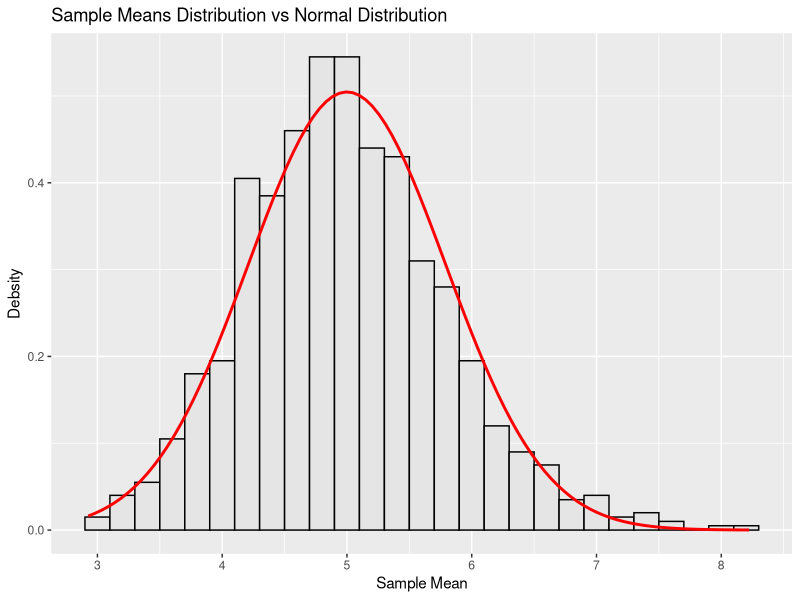
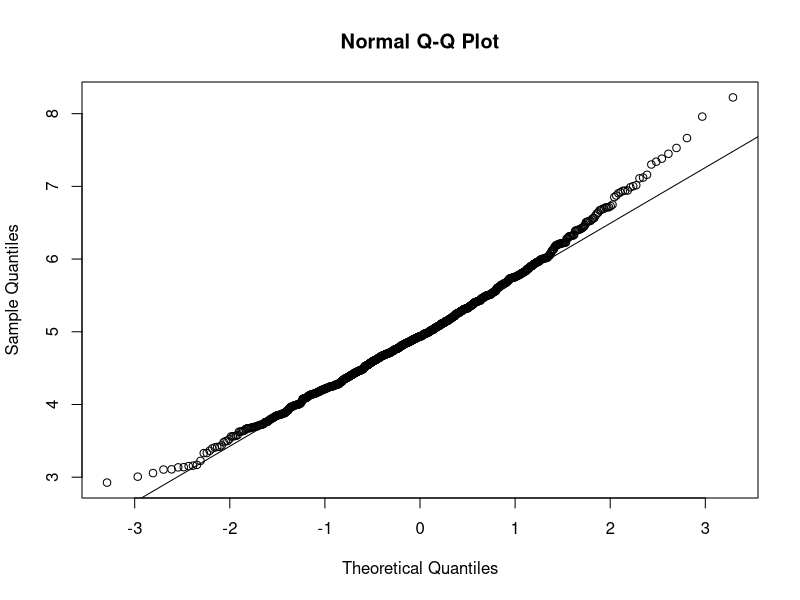

These figures' R source, in order:
## ---- chunk 1
knitr::opts_chunk$set(echo = TRUE)
## ---- chunk 2
lambda <- 0.2
nsample <- 40
nsimu <- 1000
set.seed(42)

samp_ave <- NULL
for (n in 1:nsimu){ 
  samp_ave <- c(samp_ave, mean(rexp(nsample, lambda)))
}
## ---- chunk 3
mean(samp_ave)

## ---- chunk 4
1/lambda

## ---- chunk 5
var(samp_ave)

## ---- chunk 6
(1/(lambda*sqrt(nsample)))^2

## ---- chunk 7
library(ggplot2)
df <- data.frame(samp_ave)

g <- ggplot(data=df, aes(x=samp_ave))
g <- g+ geom_histogram(aes(y=..density..),binwidth=0.2,fill='gray90',color='black')
g <- g+ stat_function(fun=dnorm, colour ='red',
                args =list(mean=(1/lambda),sd=(1/(lambda*sqrt(nsample)))),size=1)
g <- g+ labs(title="Sample Means Distribution vs Normal Distribution")
g <- g+ labs(x = "Sample Mean", y = "Debsity")
print(g)
## ---- chunk 8
qqnorm(samp_ave)
qqline(samp_ave)
